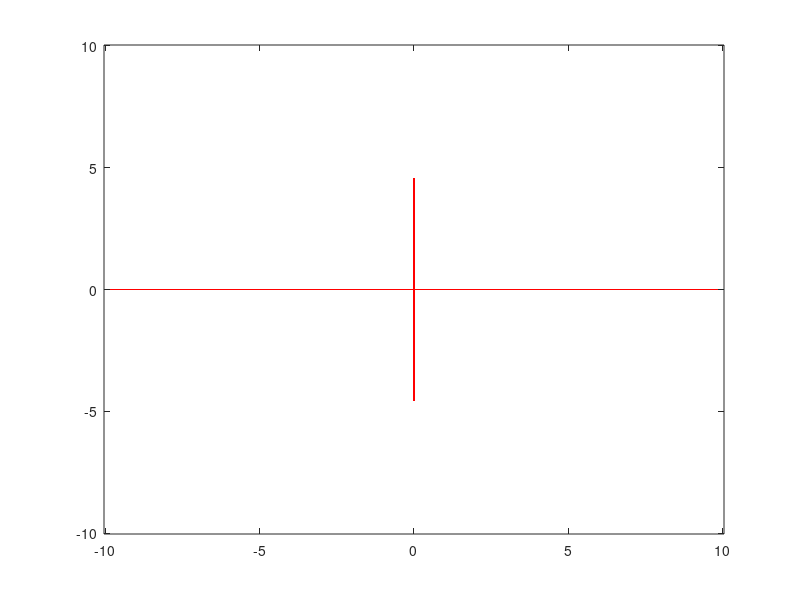

Write the MATLAB code that produced this figure.
phi = @(z) z^2 - 1.5; %Anonymously Define function whose fixed points we seek
fixpt1 = sqrt(1.5); %The fixed points
fixpt2 = -sqrt(1.5);

colormap([1 0 0; 1 1 1]); %Points numbered 1 (inside) will be colored red
                          %Those numbered 2 (outside) will be white
M = 2*ones(247,247);    %Initialize array of point colors 2 (white)

for j = 1:247             %Try initial values with imaginary parts
    y = -1.23 + (j-1)*.01; % between -1 and 1
    for i = 1:247         % and with real parts 
        x = -1.23 + (i-1)*.01; % between -1 and 1
        z = x + 1i*y;
        zk = z;
        iflag1 = 0;    %iflag 1 & 2 count the number of iterations
        iflag2 = 0;    % when a root is within 1.e-6 of a fixed point
        kount = 0;     %Total # of iterations
        
        while(kount < 100 && abs(zk) < 2 && iflag1 < 5 && iflag2 < 5)
            kount = kount+1;
            zk = phi(zk);     %Fixed point iteration
            err1 = abs(zk-fixpt1); %test for convergence to fixpt1
            if err1 < 1.e-6, iflag1 = iflag1+1; else, iflag1 = 0; end
            err2 = abs(zk-fixpt2); %test for convergence to fixpt2
            if err2 < 1.e-6, iflag2 = iflag2+1; else, iflag2 = 0; end
        end
        if (iflag1 >= 5 || iflag2 >= 5 || kount >= 100) %If orbit is bounded
            M(j,i) = 1;          % set point color to 1 (red)
        end
    end
end

image([-10,10],[-10,10],M)  %plot the results
axis xy;                      %make sure vertical axis not inverted